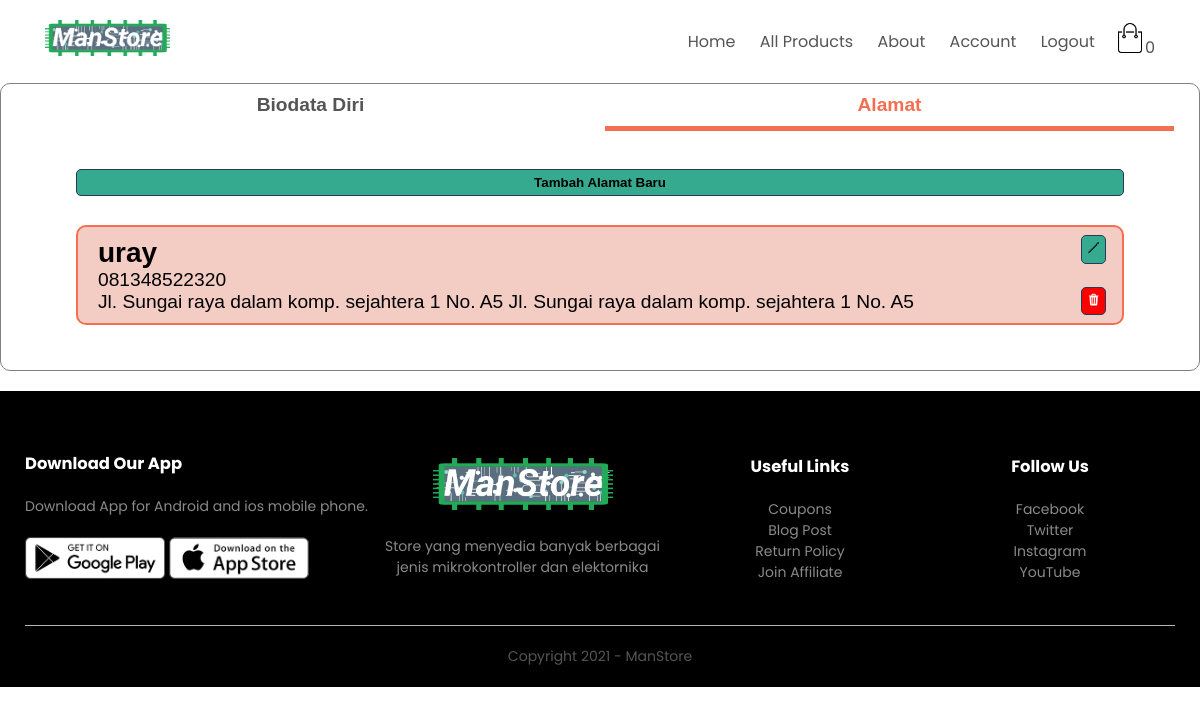
The app's page /address.php (signed in) with its own data.
### tables this page shows
CREATE TABLE `address` (
  `address_id` int(11) NOT NULL,
  `nama` varchar(255) NOT NULL,
  `hp` varchar(30) NOT NULL,
  `provinsi` varchar(255) NOT NULL,
  `kota` varchar(255) NOT NULL,
  `kecamatan` varchar(255) NOT NULL,
  `alamat` varchar(1000) NOT NULL,
  `catatan` varchar(255) NOT NULL,
  `id` int(11) NOT NULL
);

### address.php (the view, shortened to what this page needs)
<?php
require_once('./template/header.php');
include "config.php";
$id = $_SESSION['id'];
$query = "SELECT * FROM address WHERE id='$id'";
$res2 = mysqli_query($conn, $query);
$nama = "";
$hp = "";
$provinsi = "";
$kota = "";
$kecamatan = "";
$alamat = "";
$catatan = "";
if (!isset($_SESSION['username'])) {
    header("Location: index.php");
} else { ?>
<head>
    <link rel="stylesheet" href="style/style-acc.css">
</head>
<div class="container" id="acc">
    <div class="head">
        <div class="head-title">
            <a href="accountLG.php">Biodata Diri</a>
        </div>
        <div class="head-title active">
            <a href="">Alamat</a>
        </div>
    </div>
    <div class="body" >
        <?php if(isset($_GET['add']) && $_GET['add']==1) { ?>
            <div class="biodata" style="grid-column: 1 / 3;">
                <?php if(isset($_GET['error'])) { ?>
                    <div class="error"><?php echo $_GET['error']; ?></div>
                <?php } ?>
                <button class="button-icon top-right danger" onclick="window.location.href='address.php';"><ion-icon name="close"></ion-icon></button>
                <form action="php/account-conn.php" method="POST">
                    <?php if(isset($_GET['edit'])) {
                        $address_id = $_GET['edit'];
                        $query_edit = "SELECT * FROM address
                        WHERE address_id = '$address_id'";
                        $res3 = mysqli_query($conn, $query_edit);
                        $row3 = mysqli_fetch_array($res3);
                        $nama = $row3['nama'];
                        $hp = $row3['hp'];
                        $provinsi = $row3['provinsi'];
                        $kota = $row3['kota'];
                        $kecamatan = $row3['kecamatan'];
                        $alamat = $row3['alamat'];
                        $catatan = $row3['catatan'];
                    } ?>
                    <input type="hidden" name="address-id" value='<?php echo $address_id; ?>'>
                    <label for="">Nama Penerima</label>
                    <input type="text" class="input-text" name="nama" placeholder='<?php echo $nama ;?>' required><br>
                    <label for="">Nomor HP</label>
                    <input type="text" class="input-text" name="hp" placeholder='<?php echo $hp ;?>' required><br>
                    <label for="">Provinsi</label>
                    <input type="text" class="input-text" name="provinsi" placeholder='<?php echo $provinsi ;?>' required><br>
                    <label for="">Kota</label>
                    <input type="text" class="input-text" name="kota" placeholder='<?php echo $kota ;?>' required><br>
                    <label for="">Kecamatan</label>
                    <input type="text" class="input-text" name="kecamatan" placeholder='<?php echo $kecamatan ;?>' required><br>
                    <?php if(isset($_GET['edit'])) { ?>
                        <label for="">Alamat</label>
                        <input type="text" class="input-text" name="alamat" placeholder='<?php echo $alamat ;?>' required><br>
                    <?php } else { ?>
                        <label for="">Alamat Baris 1</label>
                        <input type="text" class="input-text" name="alamat1" required><br>
                        <label for="">Alamat Baris 2</label>
                        <input type="text" class="input-text" name="alamat2"><br>
                    <?php } ?>
                    <label for="">Catatan (Opsional)</label>
                    <input type="text" class="input-text" name="catatan" placeholder='<?php echo $catatan ;?>'><br>
                    <center>
                        <?php if(isset($_GET['edit'])) { ?>
                            <input type="submit" value="E D I T" name="edit-address">
                        <?php } else { ?>
                            <input type="submit" value="SUBMIT" name="submit-address">
                        <?php } ?>
                    </center>
                </form>
            </div>
        <?php } else { ?>
            <div class="biodata" style="grid-column: 1 / 3;">
                <center>
                    <button class="button" onclick="window.location.href='?add=1'">Tambah Alamat Baru</button>
                </center><br>
                <?php if($res2->num_rows < 1) { ?>
                    <center>
                        Anda belum menambahkan Alamat. <br>
                        Silahkan menambahkan Alamat terlebih dahulu! <br>
                    </center>
                <?php } else { ?>
                        <center>
                            <?php while($row2 = mysqli_fetch_array($res2)) { ?>
                                <div class="address">
                                    <button class="button-icon top-right" onclick="window.location.href='?add=1&edit=<?php echo $row2['address_id']; ?>'"><ion-icon name="pencil-outline"></ion-icon></button>
                                    <button class="button-icon bottom-right danger" onclick="confirm('Yakin Ingin Mengahpus Alamat?'); window.location.href='php/account-conn.php?removeaddress=<?php echo $row2['address_id']; ?>'"><ion-icon name="trash"></ion-icon></button>
                                    <span class="nama-penerima"><?php echo $row2['nama'];?></span><br>
                                    <span><?php echo $row2['hp'];?></span><br>
                                    <span><?php echo $row2['alamat'];?></span><br>
                                </div>
                            <?php } ?>
                        </center>
                <?php } ?>
            </div>
        <?php } ?>
    </div>
</div>
<?php } ?>
<?php
require_once('./template/footer.php');
?>

### style.css (style rules this page uses)
* { margin: 0; padding: 0; box-sizing: border-box; }
body { font-family: 'Poppins', sans-serif; }
a { text-decoration: none; color: #555; }
.container { max-width: 1300px; margin: auto; padding-left: 25px; padding-right: 25px; }

### style/style-acc.css (style rules this page uses)
:root { --color-1 : rgb(231,251,244); --color-2 : rgb(53,170,143); --color-3 : rgb(39,57,89); --color-con : rgb(243,111,80); }
.container#acc { border: 1px grey solid; border-radius: 10px; margin-bottom: 20px; position: relative; }
.container#acc .head { display: grid; grid-template-columns: 1fr 1fr; grid-column-gap: 10px; text-align: center; }
.container#acc .head .head-title { font-weight: bolder; font-family: sans-serif; font-size: larger; padding-top: 10px; padding-bottom: 10px; margin-bottom: 10px; }
.container#acc .head .head-title.active { border-bottom: solid 5px var(--color-con); }
.container#acc .head .head-title.active a { color: var(--color-con); }
.container#acc .body { display: grid; grid-template-columns: 2fr 4fr; grid-column-gap: 10px; }
.container#acc .body .biodata { font-size: larger; padding: 25px; position: relative; }
.container#acc .body .biodata .address { position: relative; font-family: sans-serif; text-align: left; border: 2px solid var(--color-con); background-color: rgb(243, 204, 196); border-radius: 10px; width: calc(100% - 50px); padding-left: 20px; padding-top: 10px; padding-bottom: 10px; margin-bottom: 20px; }
.container#acc .body .biodata .address .nama-penerima { font-weight: bolder; font-size: 28px; }
.button, .button-icon { background-color: var(--color-2); border: 1px var(--color-3) solid; padding: 5px; width: calc(100% - 50px); border-radius: 5px; font-weight: bold; transition: .3s; }
.button-icon { width: max-content; }
.button-icon.danger { background-color: red; color: white; }
.top-right { position: absolute; top: 8px; right: 16px; }
.bottom-right { position: absolute; bottom: 8px; right: 16px; }

### records on screen
address: nama "uray", hp "081348522320", alamat "Jl. Sungai raya dalam komp. sejahtera 1 No. A5 Jl. Sungai raya dalam komp. sejahtera 1 No. A5"

### other values on screen
$jumlah_barang "0"
